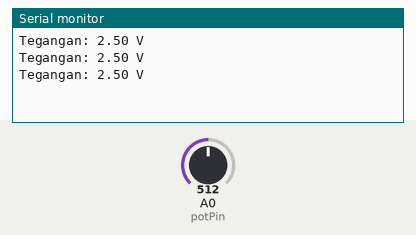
The sketch below on a simulated Arduino Uno, built with avr-gcc and run on an emulated ATmega328P. On the bench: the last lines printed to the serial monitor. The inputs (shaded band) are chosen by the test bench; at power-on: A0 (potPin) = 512.

Above: at 1.3 s.
1.4 s: A0 (potPin) set to 716
At 1.9 s:
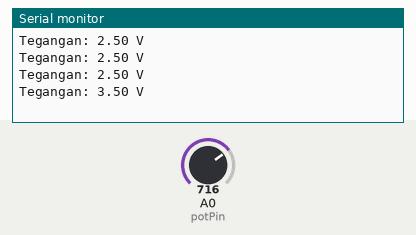
2.9 s: A0 (potPin) set to 900
At 3.4 s:
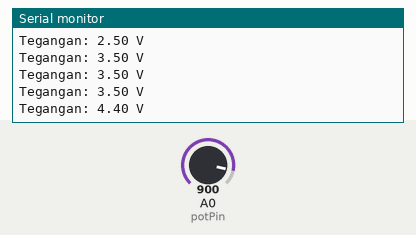
Timing chart, 0 to 5.9 s (numbered marks = the images above; inputs shaded):
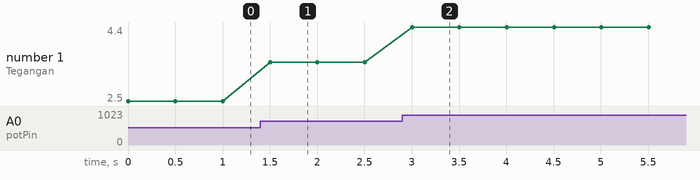

Measured:
- after the input at 1.4 s, the serial monitor: prints a new line after 0.10 s (image 1)
- after the input at 2.9 s, the serial monitor: prints a new line after 0.10 s (image 2)
- plotted number 1: 2.5 → 3.5 after the input at 1.4 s, 3.5 → 4.4 after the input at 2.9 s

The sketch:

sketch_oct4a.ino
```cpp
// Pin yang digunakan
int potPin = A0;  // Pin analog untuk potensiometer

// Variabel untuk menyimpan nilai potensiometer dan tegangan
int potValue = 0;
float voltage = 0.0;

void setup() {
  // Inisialisasi komunikasi serial
  Serial.begin(9600);
}

void loop() {
  // Membaca nilai dari potensiometer (0 sampai 1023)
  potValue = analogRead(potPin);

  // Mengonversi nilai potensiometer menjadi tegangan (0V hingga 5V)
  voltage = potValue * (5.0 / 1023.0);

  // Menampilkan nilai tegangan ke Serial Monitor
  Serial.print("Tegangan: ");
  Serial.print(voltage);
  Serial.println(" V");

  // Delay untuk menghindari terlalu seringnya pembacaan
  delay(500);  // Delay 500 ms
}
```
